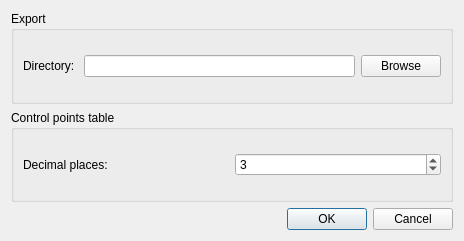
<?xml version="1.0" encoding="UTF-8"?>
<ui version="4.0">
 <class>Helmert2DDialogSettings</class>
 <widget class="QDialog" name="Helmert2DDialogSettings">
  <property name="windowModality">
   <enum>Qt::ApplicationModal</enum>
  </property>
  <property name="geometry">
   <rect>
    <x>0</x>
    <y>0</y>
    <width>464</width>
    <height>241</height>
   </rect>
  </property>
  <property name="windowTitle">
   <string>Settings</string>
  </property>
  <layout class="QGridLayout" name="gridLayout_2">
   <item row="0" column="0">
    <widget class="QgsCollapsibleGroupBox" name="mGroupBox">
     <property name="title">
      <string>Export</string>
     </property>
     <layout class="QGridLayout" name="gridLayout">
      <item row="0" column="0">
       <layout class="QHBoxLayout" name="horizontalLayout">
        <item>
         <widget class="QLabel" name="label">
          <property name="text">
           <string>Directory: </string>
          </property>
         </widget>
        </item>
        <item>
         <widget class="QLineEdit" name="lineEditExport"/>
        </item>
        <item>
         <widget class="QPushButton" name="pushButtonExport">
          <property name="text">
           <string>Browse</string>
          </property>
         </widget>
        </item>
       </layout>
      </item>
     </layout>
    </widget>
   </item>
   <item row="2" column="0">
    <widget class="QDialogButtonBox" name="buttonBox">
     <property name="orientation">
      <enum>Qt::Horizontal</enum>
     </property>
     <property name="standardButtons">
      <set>QDialogButtonBox::Cancel|QDialogButtonBox::Ok</set>
     </property>
    </widget>
   </item>
   <item row="1" column="0">
    <widget class="QgsCollapsibleGroupBox" name="mGroupBox_2">
     <property name="title">
      <string>Control points table</string>
     </property>
     <layout class="QGridLayout" name="gridLayout_5">
      <item row="0" column="0">
       <layout class="QHBoxLayout" name="horizontalLayout_6">
        <item>
         <widget class="QLabel" name="label_5">
          <property name="text">
           <string>Decimal places: </string>
          </property>
         </widget>
        </item>
        <item>
         <widget class="QSpinBox" name="spinBoxDecimalPlaces">
          <property name="value">
           <number>3</number>
          </property>
         </widget>
        </item>
       </layout>
      </item>
     </layout>
    </widget>
   </item>
  </layout>
 </widget>
 <customwidgets>
  <customwidget>
   <class>QgsCollapsibleGroupBox</class>
   <extends>QGroupBox</extends>
   <header>qgscollapsiblegroupbox.h</header>
   <container>1</container>
  </customwidget>
 </customwidgets>
 <resources/>
 <connections>
  <connection>
   <sender>buttonBox</sender>
   <signal>accepted()</signal>
   <receiver>Helmert2DDialogSettings</receiver>
   <slot>accept()</slot>
   <hints>
    <hint type="sourcelabel">
     <x>248</x>
     <y>254</y>
    </hint>
    <hint type="destinationlabel">
     <x>157</x>
     <y>274</y>
    </hint>
   </hints>
  </connection>
  <connection>
   <sender>buttonBox</sender>
   <signal>rejected()</signal>
   <receiver>Helmert2DDialogSettings</receiver>
   <slot>reject()</slot>
   <hints>
    <hint type="sourcelabel">
     <x>316</x>
     <y>260</y>
    </hint>
    <hint type="destinationlabel">
     <x>286</x>
     <y>274</y>
    </hint>
   </hints>
  </connection>
 </connections>
</ui>
